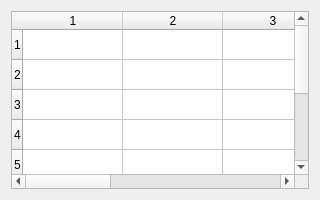
<?xml version="1.0" encoding="UTF-8"?>
<ui version="4.0"><class>Dialog</class><widget class="QDialog" name="Dialog"><property name="geometry"><rect><x>0</x><y>0</y><width>320</width><height>200</height></rect></property><property name="windowTitle"><string>Scroll both_8x6_small</string></property><layout class="QVBoxLayout" name="verticalLayout"><property name="leftMargin"><number>11</number></property><property name="topMargin"><number>11</number></property><property name="rightMargin"><number>11</number></property><property name="bottomMargin"><number>11</number></property><property name="spacing"><number>6</number></property><item><widget class="QTableWidget" name="table"><property name="rowCount"><number>8</number></property><property name="columnCount"><number>6</number></property></widget></item></layout></widget></ui>
